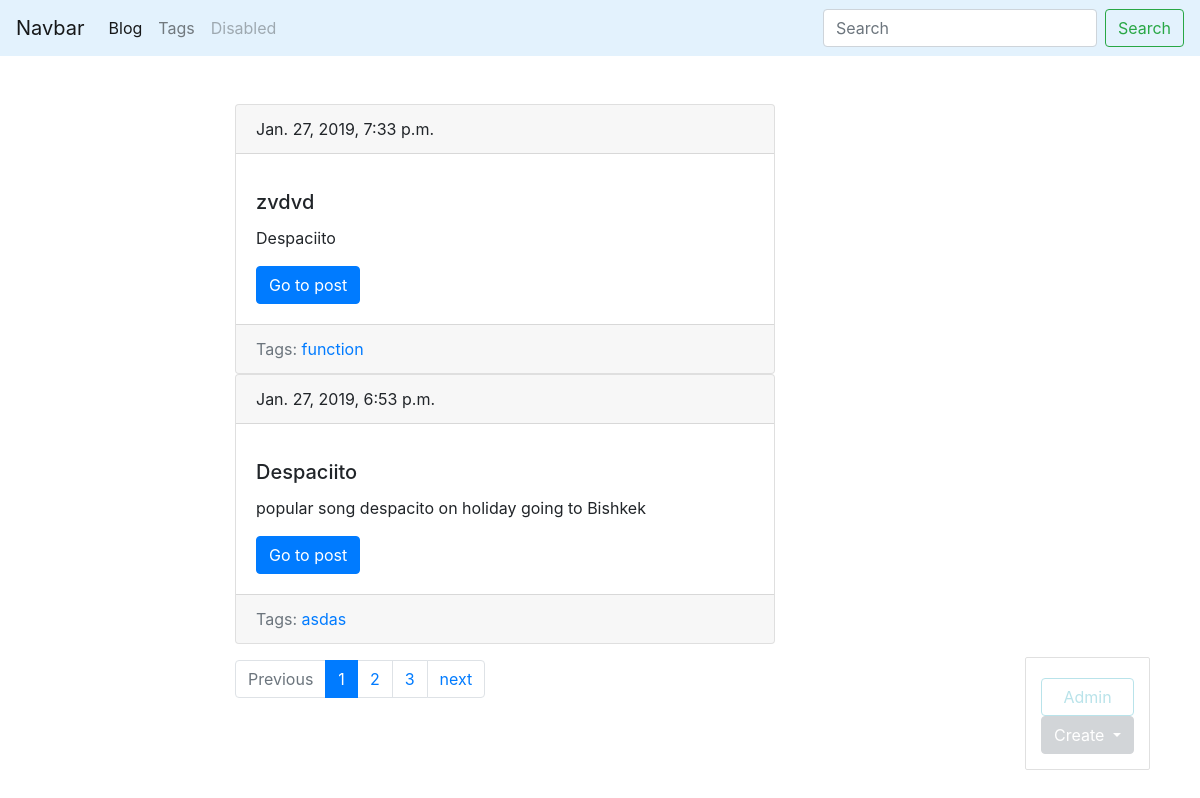
Page /blog/ (signed in) on the committed database.
### blog/models.py (models this page shows, shortened)
class Post(models.Model):
    title = models.CharField(max_length=255,db_index=True)
    slug = models.SlugField(max_length=100,unique=True,blank=True)
    body = models.TextField(blank=True,db_index=True)
    date_pub = models.DateTimeField(auto_now_add=True)
    tags = models.ManyToManyField('Tag',blank=True,related_name='posts')
    def get_absolute_url(self):
        return reverse('post_detail_url',kwargs={'slug':self.slug})
    class Meta:
        ordering = ['-date_pub']

class Tag(models.Model):
    title = models.CharField(max_length=50)
    slug  = models.SlugField(max_length=50,unique=True)
    def get_absolute_url(self):
        return reverse('tag_detail_url',kwargs={'slug':self.slug})
    class Meta:
        ordering = ['title']

### blog/views.py (the view)
# urls.py: path('',post_list,name='post_list_url'),
def post_list(request):
    search_query = request.GET.get('search','')
    if search_query:
        posts = Post.objects.filter(Q(title__icontains=search_query)| Q(body__icontains=search_query))
    else:
        posts = Post.objects.all()
    paginator = Paginator(posts,2)
    page_number = request.GET.get('page',1)
    page = paginator.get_page(page_number)
    is_paginated = page.has_other_pages()
    if page.has_previous():
        previus_url = '?page={}'.format(page.previous_page_number())
    else:
        previus_url = ''
    if page.has_next():
        next_url = '?page={}'.format(page.next_page_number())
    else:
        next_url = ''
    context = {
        'page_object':page,
        'is_paginated':is_paginated,
        'next_url': next_url,
        'previus_url':previus_url
    }
    return render(request,'blog/index.html',context=context)

### blog/templates/blog/index.html
{% extends 'bases/base.html' %}
{% load static %}
{% block content %}
{% for post in page_object.object_list %}
  {% include 'blog/includes/post_card.html' %}
    {% endfor %}
{% endblock %}

### blog/templates/blog/includes/post_card.html
<div class="card">
    <div class="card-header mb-3">
      {{post.date_pub}}
    </div>
    <div class="card-body">
      <h5 class="card-title">{{post.title}}</h5>
      <p class="card-text">{{post.body|truncatewords:15}}</p>
      <a href="{{post.get_absolute_url}}" class="btn btn-primary">Go to post</a>
    </div>
<div class="card-footer text-muted">
 Tags:
   {% for tag in post.tags.all  %}
      <a href="{{tag.get_absolute_url}}">{{tag.title}}</a>
   {% endfor %}
</div>
  </div>

### rows in the picture
Post: date_pub "Jan. 27, 2019, 7:33 p.m.", title "zvdvd", body "Despaciito"
Tag: title "function"
Post: date_pub "Jan. 27, 2019, 6:53 p.m.", title "Despaciito", body "popular song despacito on holiday going to Bishkek"
Tag: title "asdas"

### other values in the picture
{{ n }} "1"
{{ n }} "2" "3"
